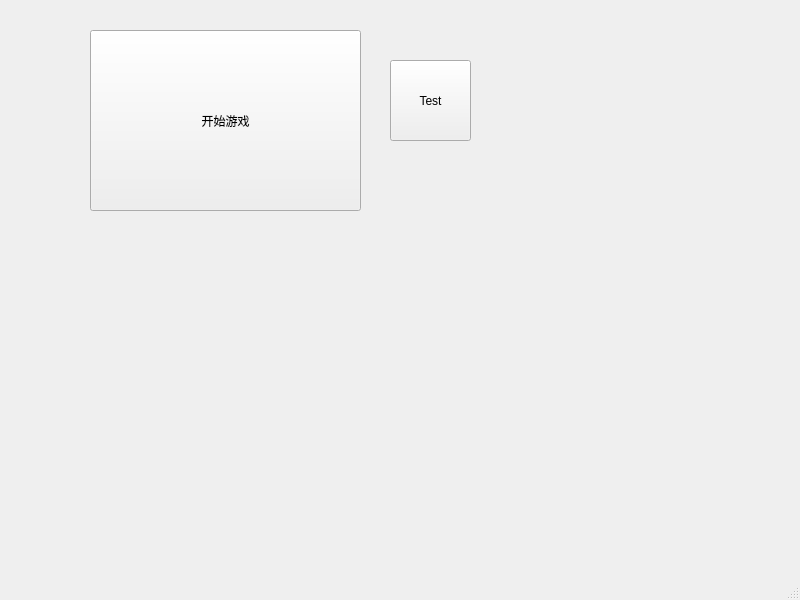
<?xml version="1.0" encoding="UTF-8"?>
<ui version="4.0">
 <class>MainWindow</class>
 <widget class="QMainWindow" name="MainWindow">
  <property name="geometry">
   <rect>
    <x>0</x>
    <y>0</y>
    <width>800</width>
    <height>600</height>
   </rect>
  </property>
  <property name="windowTitle">
   <string>MainWindow</string>
  </property>
  <widget class="QWidget" name="centralwidget">
   <widget class="QPushButton" name="pushButton">
    <property name="geometry">
     <rect>
      <x>90</x>
      <y>30</y>
      <width>271</width>
      <height>181</height>
     </rect>
    </property>
    <property name="text">
     <string>开始游戏</string>
    </property>
   </widget>
   <widget class="QPushButton" name="pushButton_00">
    <property name="geometry">
     <rect>
      <x>390</x>
      <y>60</y>
      <width>81</width>
      <height>81</height>
     </rect>
    </property>
    <property name="text">
     <string>Test</string>
    </property>
   </widget>
  </widget>
  <widget class="QMenuBar" name="menubar">
   <property name="geometry">
    <rect>
     <x>0</x>
     <y>0</y>
     <width>800</width>
     <height>23</height>
    </rect>
   </property>
  </widget>
  <widget class="QStatusBar" name="statusbar"/>
 </widget>
 <resources/>
 <connections/>
</ui>
